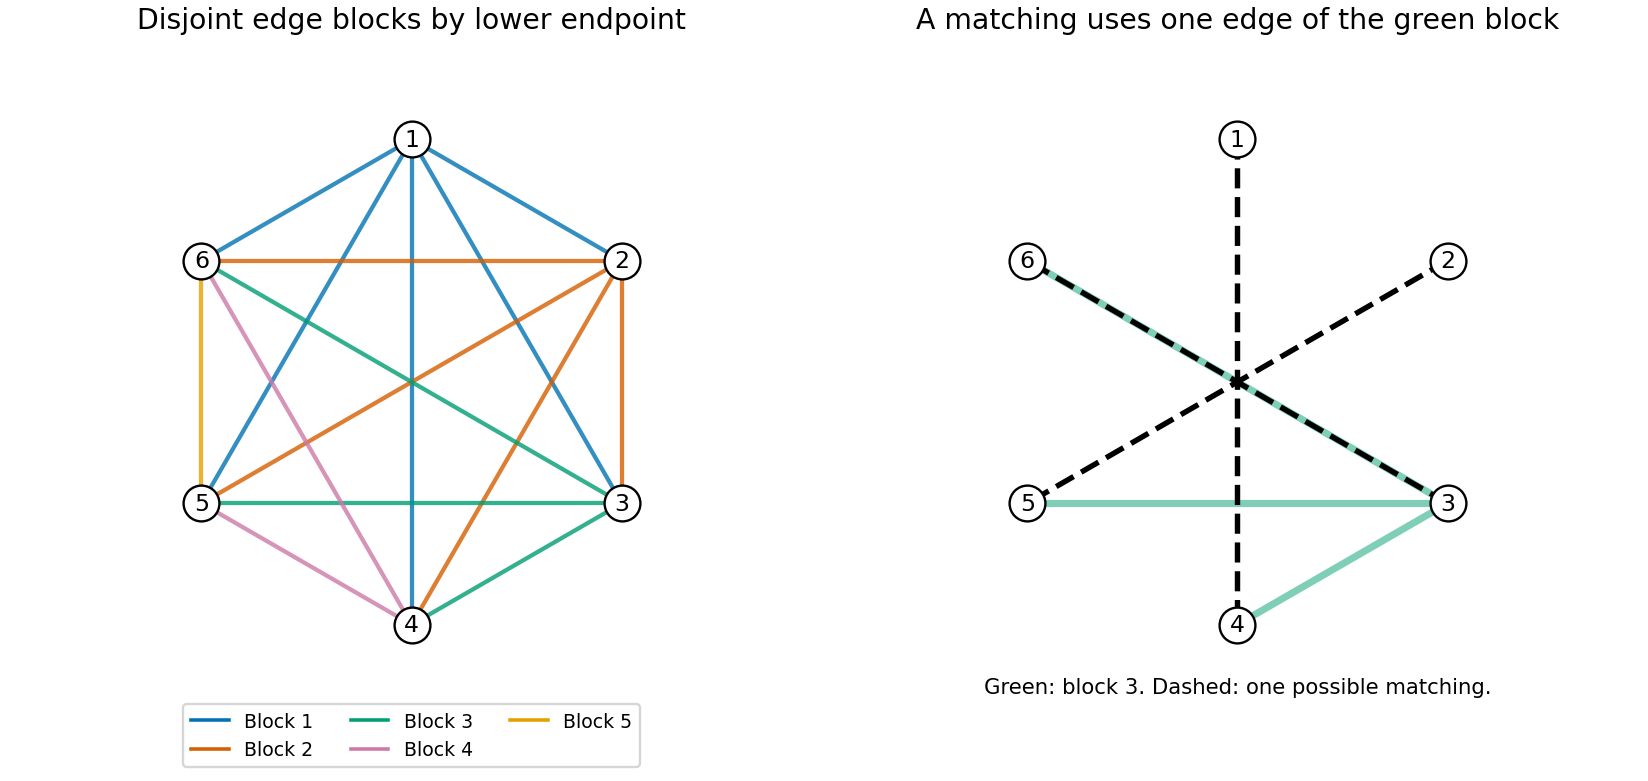

Write the Python code that produced this figure.
"""Python 3.14.4; NumPy 2.3.5; Matplotlib 3.10.7. PNG output in CWD."""
from pathlib import Path
import numpy as np
import matplotlib
matplotlib.use('Agg')
import matplotlib.pyplot as plt
from matplotlib.lines import Line2D
n=6;theta=np.pi/2-2*np.pi*np.arange(n)/n;pos=np.c_[np.cos(theta),np.sin(theta)];colors=['#0072b2','#d55e00','#009e73','#cc79a7','#e69f00']
fig,axes=plt.subplots(1,2,figsize=(9.7,4.6),layout='constrained',facecolor='white')
for ax in axes:
 ax.set_facecolor('white');ax.set_aspect('equal');ax.axis('off');ax.set(xlim=(-1.45,1.45),ylim=(-1.35,1.4))
 for i,(x,y)in enumerate(pos):ax.scatter([x],[y],s=230,c='white',edgecolor='black',zorder=5);ax.text(x,y,str(i+1),ha='center',va='center',zorder=6,fontsize=10)
for i in range(n):
 for j in range(i+1,n):axes[0].plot(pos[[i,j],0],pos[[i,j],1],c=colors[i],lw=1.8,alpha=.8)
axes[0].set_title('Disjoint edge blocks by lower endpoint');axes[0].legend(handles=[Line2D([0],[0],color=colors[i],label=f'Block {i+1}')for i in range(n-1)],loc='lower center',bbox_to_anchor=(.5,-.1),ncol=3,fontsize=8)
for j in [3,4,5]:axes[1].plot(pos[[2,j],0],pos[[2,j],1],c=colors[2],lw=3,alpha=.5)
for i,j in [(0,3),(1,4),(2,5)]:axes[1].plot(pos[[i,j],0],pos[[i,j],1],c='black',lw=2.3,ls='--')
axes[1].set_title('A matching uses one edge of the green block');axes[1].text(0,-1.28,'Green: block 3. Dashed: one possible matching.',ha='center',fontsize=9)
fig.savefig(Path.cwd()/'2007-matching-blocks.png',dpi=170,facecolor='white')
